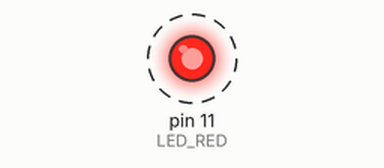
Recording of a sketch running on a simulated Arduino Uno, built with avr-gcc and run on an emulated ATmega328P. Parts: output pins drawn as LEDs (lit = HIGH). Dashed ring = blinking. What the sketch prints to the serial monitor is not drawn.

Above: at 0.2 s.
Timing chart, 0 to 3.0 s (numbered marks = the images above):
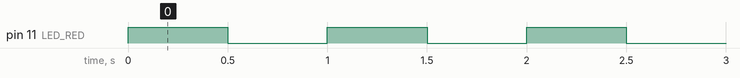

The sketch:

E01_blink.ino
```cpp
const uint8_t LED_RED = 11;

void setup() {
  // put your setup code here, to run once:
  pinMode(LED_RED, OUTPUT);
  Serial.begin(9600);
  Serial.println("Commence the show");

}

void loop() {
  // put your main code here, to run repeatedly:
  Serial.println(millis());

  digitalWrite(LED_RED, HIGH);
  Serial.println("ON");
  delay(500);

  digitalWrite(LED_RED, LOW);
  Serial.println("OFF");
  delay(500);


}
```

Measured:
- by itself, pin 11 (LED_RED): alternates HIGH for 0.50 s and LOW for 0.50 s
